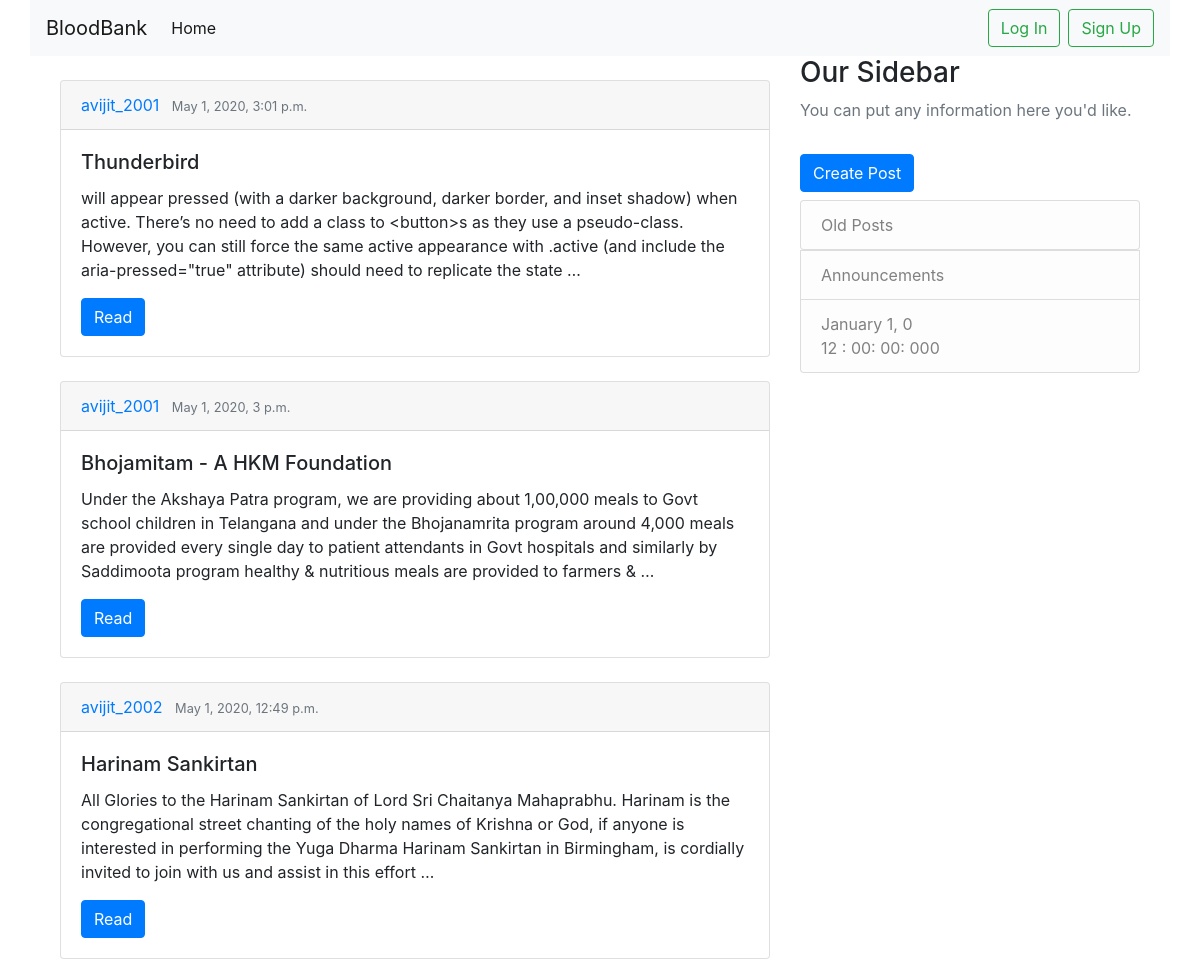
Before: / with the older database file.
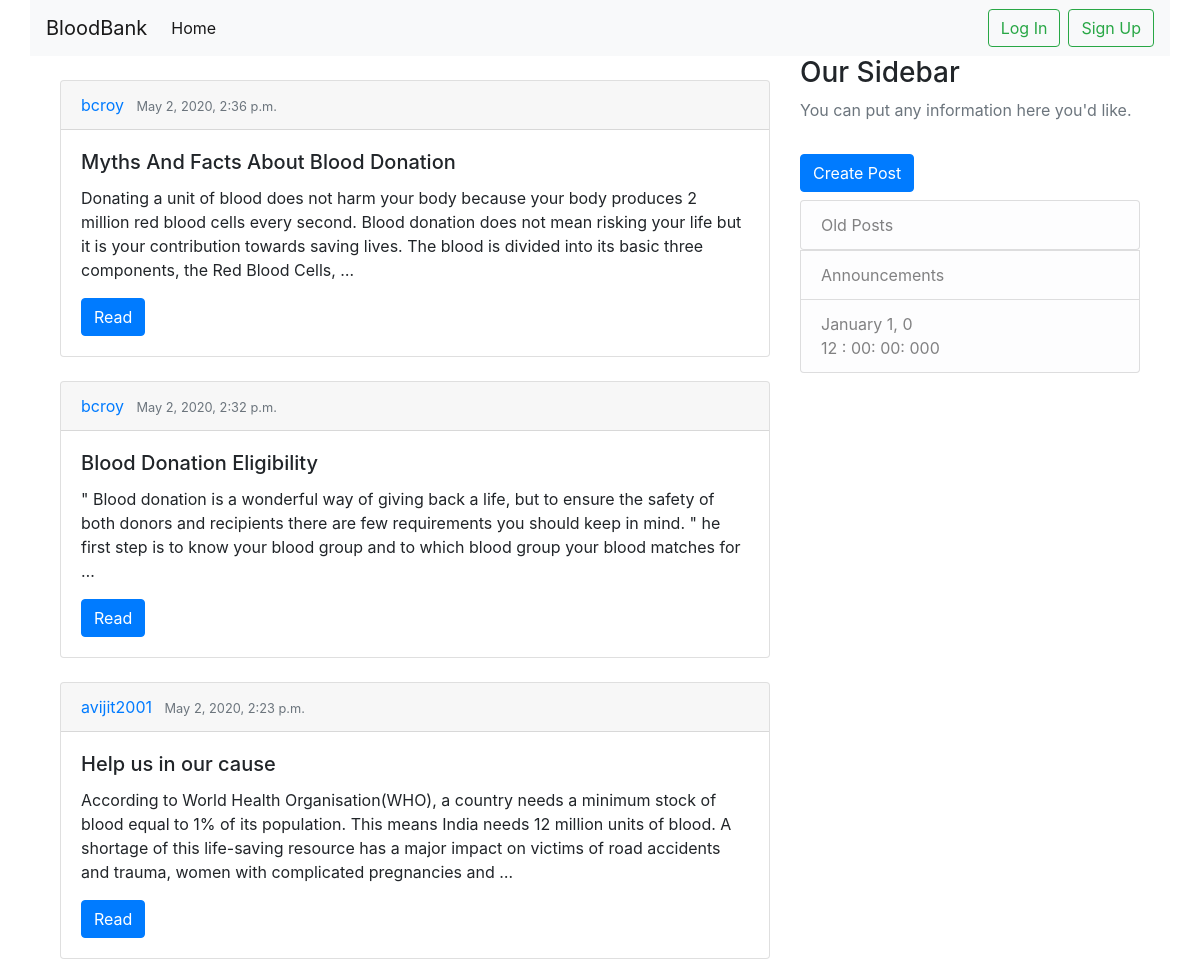
After: the same page with the newer database file.
### blog/models.py (models this page shows, shortened)
class Post(models.Model):
    title = models.CharField(max_length=100)
    content = models.TextField()
    date_posted = models.DateTimeField(default=timezone.now)
    author = models.ForeignKey(CustomUser, on_delete=models.CASCADE)

### users/models.py (models this page shows)
class CustomUser(AbstractUser):
    is_donor = models.BooleanField(default=False)
    is_hospital = models.BooleanField(default=False)

### users/views.py (the view, shortened to what this page needs)
# urls.py: path('', views.home, name='home'),
def home(request):
    context = {
        'posts': Post.objects.order_by('-date_posted'),
        'title': 'VowForRed -Home',
    }
    return render(request, 'blog/home.html', context)

### blog/templates/blog/home.html (shortened to what this page needs)
{% extends "blog/base.html" %}
{% block blog_container %}
    {% for post in posts %}
        <br>
        <div class="card">
            <div class="card-header">
                <a href="#" style="text-decoration: none">{{ post.author }}</a>
                <small class="text-muted ml-2" >{{ post.date_posted }}</small>
            </div>
            <div class="card-body">
                <h5 class="card-title">{{ post.title }}</h5>
                <p class="card-text">{{ post.content|truncatewords:50 }}</p>
                <a href="{% url 'blog:about' post.id %}" class="btn btn-primary">Read</a>
            </div>
        </div>
    {% endfor %}
{% endblock  %}

### blog/templates/blog/base.html (shortened to what this page needs)
{% extends 'users/base.html' %}
{% load static %}
{% block content %}
    <body>
    <main role="main" class="container">
        <div class="row">
            <div class="col-md-8">
                {% block blog_container %}
                {% endblock %}
            </div>
            <div class="col-md-4">
                <div class="content-section">
                    <h3>Our Sidebar</h3>
                    <p class='text-muted'>You can put any information here you'd like.
                    <ul class="list-group">
                        <a href="{% url 'blog:add' %}">
                            <button type="button" class="btn btn-primary mt-3 mb-2">Create Post</button>
                        </a>
                        <a href="{% url 'users:old_post' %}" style="text-decoration: none">
                            <li class="list-group-item list-group-item-light">Old Posts</li>
                        </a>
                        <li class="list-group-item list-group-item-light">Announcements</li>
                        <li class="list-group-item list-group-item-light">
                            <body onLoad="initClock()">
                            <div id="timedate">
                                <a id="mon">January</a>
                                <a id="d">1</a>,
                                <a id="y">0</a><br />
                                <a id="h">12</a> :
                                <a id="m">00</a>:
                                <a id="s">00</a>:
                                <a id="mi">000</a>
                            </div>
                        </li>
                    </ul>
                    </p>
                </div>
            </div>
        </div>
    </main>
    </body>
{% endblock %}

### users/templates/users/base.html (shortened to what this page needs)
<!doctype html>
<html lang="en">
<head>
    <link rel="stylesheet" href="https://stackpath.bootstrapcdn.com/bootstrap/4.4.1/css/bootstrap.min.css">
</head>
<body style="background:white;">
<nav class="navbar navbar-expand-lg navbar-light bg-light container">
    <a class="navbar-brand" href="#">BloodBank</a>
    <div class="collapse navbar-collapse" id="navbarSupportedContent">
        <ul class="navbar-nav mr-auto">
            <li class="nav-item active">
                <a class="nav-link" href="{% url 'users:home' %}">Home <span class="sr-only">(current)</span></a>
            </li>
        </ul>
        <div class="form-inline my-2 my-lg-0">
            {% if not user.is_authenticated %}
            <a href="{% url 'users:login_user' %}">
                <button class="btn btn-outline-success my-2 my-sm-0" type="">Log In</button>
            </a>
            <a href="#">
                <button class="btn btn-outline-success my-2 my-sm-0 ml-2" type="button" data-toggle="modal" data-target="#exampleModal">
                    Sign Up
                </button>
            </a>
            {% endif %}
        </div>
    </div>
</nav>
<div class="container">
    {% block content %}
    {% endblock %}
</div>
</body>
</html>

Changed rows visible on the page:
removed Post: author "avijit_2001", date_posted "May 1, 2020, 3:01 p.m.", title "Thunderbird", content "will appear pressed (with a darker background, darker border, and inset shadow) when active. There’s no need to add a class to <button>s as they use a pseudo-class. However, you can still force the same active appearance with .active (and include the aria-pressed=\"true\" attribute) should need to replicate the state …"
removed Post: author "avijit_2001", date_posted "May 1, 2020, 3 p.m.", title "Bhojamitam - A HKM Foundation", content "Under the Akshaya Patra program, we are providing about 1,00,000 meals to Govt school children in Telangana and under the Bhojanamrita program around 4,000 meals are provided every single day to patient attendants in Govt hospitals and similarly by Saddimoota program healthy & nutritious meals are provided to farmers & …"
removed Post: author "avijit_2002", date_posted "May 1, 2020, 12:49 p.m.", title "Harinam Sankirtan", content "All Glories to the Harinam Sankirtan of Lord Sri Chaitanya Mahaprabhu. Harinam is the congregational street chanting of the holy names of Krishna or God, if anyone is interested in performing the Yuga Dharma Harinam Sankirtan in Birmingham, is cordially invited to join with us and assist in this effort …"
added Post: author "bcroy", date_posted "May 2, 2020, 2:36 p.m.", title "Myths And Facts About Blood Donation", content "Donating a unit of blood does not harm your body because your body produces 2 million red blood cells every second. Blood donation does not mean risking your life but it is your contribution towards saving lives. The blood is divided into its basic three components, the Red Blood Cells, …"
added Post: author "bcroy", date_posted "May 2, 2020, 2:32 p.m.", title "Blood Donation Eligibility", content "\" Blood donation is a wonderful way of giving back a life, but to ensure the safety of both donors and recipients there are few requirements you should keep in mind. \" he first step is to know your blood group and to which blood group your blood matches for …"
added Post: author "avijit2001", date_posted "May 2, 2020, 2:23 p.m.", title "Help us in our cause", content "According to World Health Organisation(WHO), a country needs a minimum stock of blood equal to 1% of its population. This means India needs 12 million units of blood. A shortage of this life-saving resource has a major impact on victims of road accidents and trauma, women with complicated pregnancies and …"
